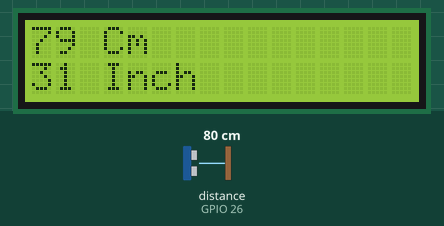
Simulated run of this sketch. Board: ESP32. On the bench: 16×2 character LCD. Wiring (inferred from the names in the program): ultrasonic range finder: trigger GPIO 25; echo GPIO 26. The inputs (shaded band) are chosen by the test bench; at power-on: distance to the obstacle (sensor on GPIO 26) 80 cm. The echo pulse lasts 58.3 µs per cm.

Above: at 2.2 s.
2.3 s: distance to the obstacle (sensor on GPIO 26) set to 2 cm
At 3.7 s:
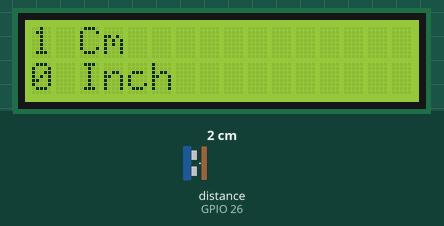
6.4 s: distance to the obstacle (sensor on GPIO 26) set to 4 cm
At 7.6 s:
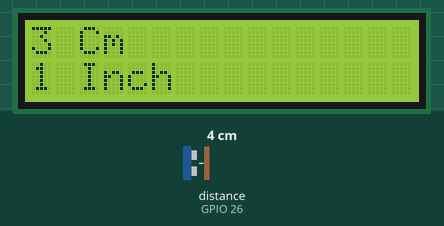
9.6 s: distance to the obstacle (sensor on GPIO 26) set to 9 cm
At 11.0 s:
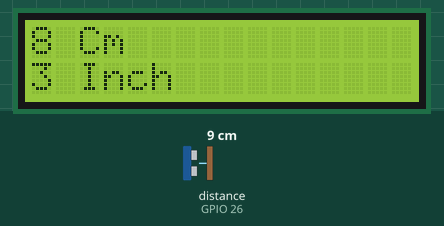
Timing chart, 0 to 12.6 s (numbered marks = the images above; inputs shaded):
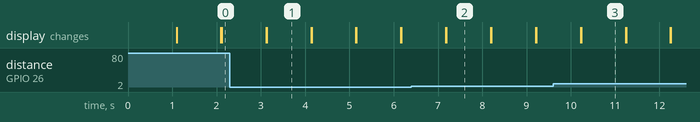

The sketch:

HC-SR04-LEDI2C.ino
```cpp
// Define LCDI2C
#include <Wire.h>
#include <LiquidCrystal_I2C.h>
LiquidCrystal_I2C lcd(0x27,16,2);

// Define sound speed in cm/uS
#define SOUND_SPEED 0.034
#define CM_TO_INCH 0.393701

// Define hc-sr04
const int trigPin = 25;
const int echoPin = 26;
long duration;
int distanceCm;
int distanceInch;

void setup() {

  // Start Serial
  Serial.begin(115200);

  // Start HC-SR04
  pinMode(trigPin, OUTPUT);
  pinMode(echoPin, INPUT);

  // Start LCDI2C
  lcd.init();

  // Print a message to the LCD.
  lcd.backlight();
  lcd.setCursor(0,0);
  lcd.print("ESP32 Start");
  delay(1000);
  lcd.clear();

}

void loop() {

  // Clears the trigPin
  digitalWrite(trigPin, LOW);
  delayMicroseconds(2);

  // Sets the trigPin on HIGH state for 10 micro seconds
  digitalWrite(trigPin, HIGH);
  delayMicroseconds(10);
  digitalWrite(trigPin, LOW);

  // Reads the echoPin, returns the sound wave travel time in microseconds
  duration = pulseIn(echoPin, HIGH);

  // Calculate the distance
  distanceCm = duration * SOUND_SPEED/2;

  // Convert to inches
  distanceInch = distanceCm * CM_TO_INCH;

  led();
}

void led(){
  lcd.setCursor(0, 0);
  lcd.print(distanceCm);
  lcd.print(" Cm");
  lcd.setCursor(0, 1);
  lcd.print(distanceInch);
  lcd.print(" Inch");
  delay(1000);
  lcd.clear();
}
```

Measured:
- after the input at 2.3 s, the display: first differs from a run without the input after 0.83 s (image 1)
- after the input at 6.4 s, the display: first differs from a run without the input after 0.79 s (image 2)
- after the input at 9.6 s, the display: first differs from a run without the input after 0.63 s (image 3)
- what the display in image 1 shows lasts 1.0 s, from 3.1 s to 4.1 s
